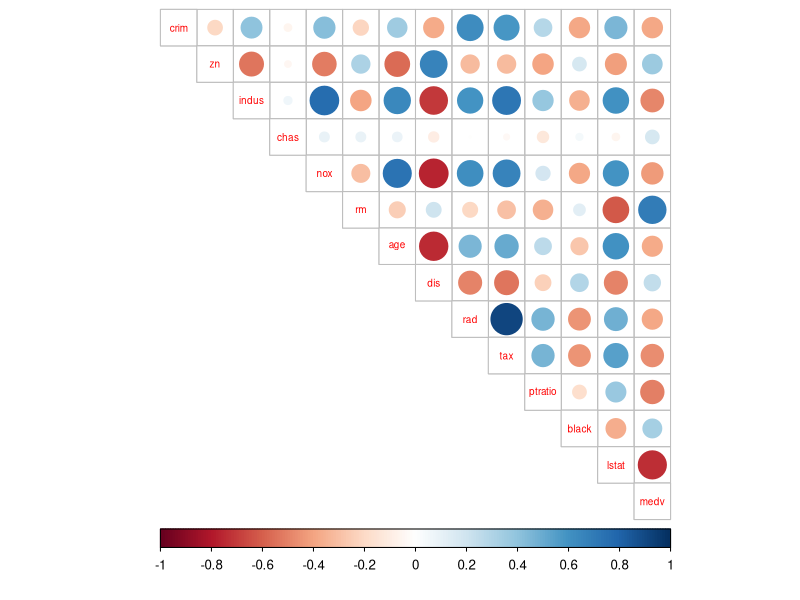
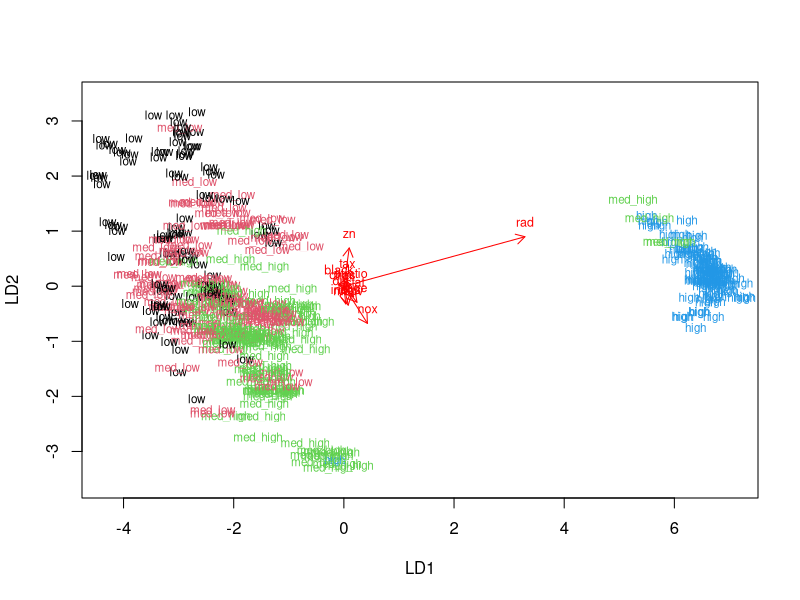
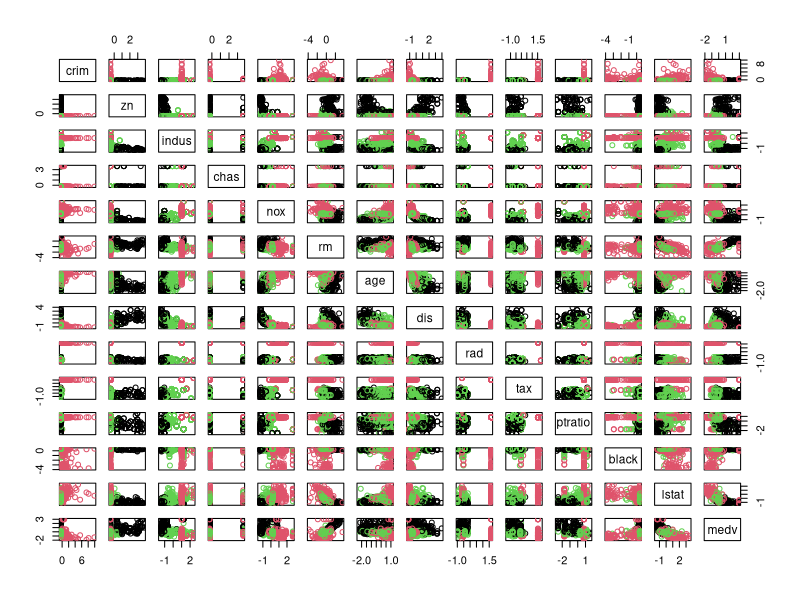
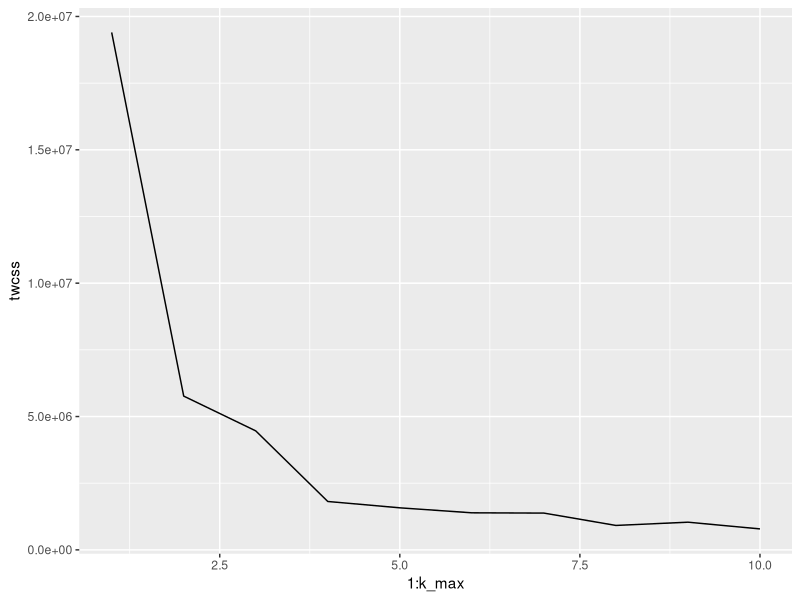
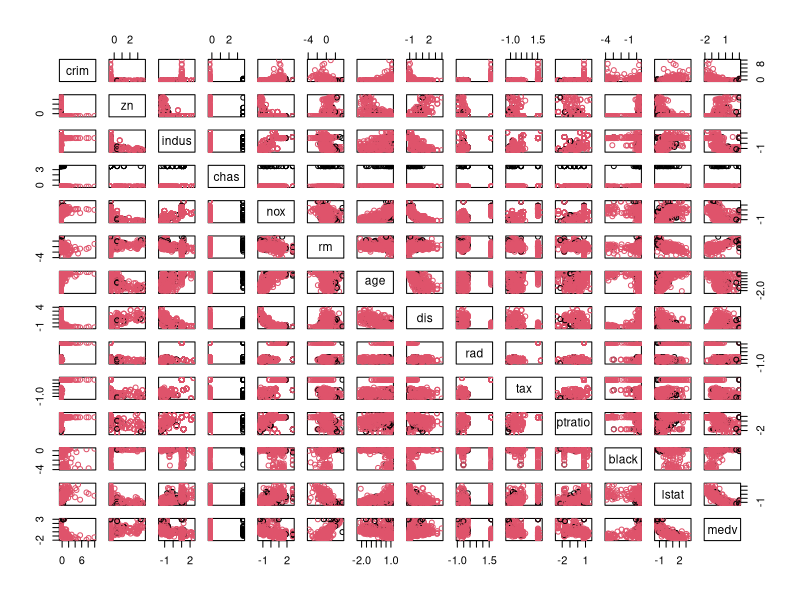

Generate these figures, in order, with R:
## ---- chunk 1
library(MASS)
library(dplyr)
library(tidyr)
library(ggplot2)
library(GGally)
library(corrplot)
## ---- chunk 2
data("Boston")
## ---- chunk 3
str(Boston)
dim(Boston)
## ---- chunk 4
summary(Boston)

## ---- chunk 5
cor_matrix <- cor(Boston)

cor_matrix %>% round(2)

"VISUALIZING the correlations"

corrplot(cor_matrix, method="circle", type = "upper", cl.pos = "b", tl.pos = "d", tl.cex = 0.6)
## ---- chunk 6
boston_scaled <- scale(Boston)

summary(boston_scaled)
## ---- chunk 7
boston_scaled <- as.data.frame(boston_scaled)

bins <- quantile(boston_scaled$crim)

crime <- cut(boston_scaled$crim, breaks = bins, labels = c("low","med_low","med_high","high"), include.lowest = TRUE)

boston_scaled <- dplyr::select(boston_scaled, -crim)

boston_scaled <- data.frame(boston_scaled, crime)

nrow(boston_scaled)
n <- nrow(boston_scaled)

ind <- sample(n,  size = n * 0.8)

train <- boston_scaled[ind,]

test <- boston_scaled[-ind,]

correct_classes <- test$crime

test <- dplyr::select(test, -crime)

summary(test)
## ---- chunk 8
lda.fit <- lda(crime ~ ., data = train)

lda.fit
## ---- chunk 9
lda.arrows <- function(x, myscale = 1, arrow_heads = 0.1, color = "red", tex = 0.75, choices = c(1,2)){
  heads <- coef(x)
  arrows(x0 = 0, y0 = 0, 
         x1 = myscale * heads[,choices[1]], 
         y1 = myscale * heads[,choices[2]], col=color, length = arrow_heads)
  text(myscale * heads[,choices], labels = row.names(heads), 
       cex = tex, col=color, pos=3)
}

classes <- as.numeric(train$crime)

plot(lda.fit, dimen = 2, col=classes, pch=classes)
lda.arrows(lda.fit, myscale = 1)
## ---- chunk 10

lda.pred <- predict(lda.fit, newdata = test)

table(correct = correct_classes, predicted = lda.pred$class)
## ---- chunk 11
data(Boston)

boston_scaled_2 <- scale(Boston)

str(boston_scaled_2)

dim(boston_scaled_2)
## ---- chunk 12
dist_eu <- dist(boston_scaled_2)
summary(dist_eu)
## ---- chunk 13
dist_man <- dist(boston_scaled_2, method = "manhattan")

summary(dist_eu)
## ---- chunk 14
km <- kmeans(boston_scaled_2, centers = 3)

pairs(boston_scaled_2, col = km$cluster)
## ---- chunk 15
k_max <- 10

twcss <- sapply(1:k_max, function(k){kmeans(Boston, k)$tot.withinss})

qplot(x = 1:k_max, y = twcss, geom = 'line')

## ---- chunk 16

km <- kmeans(boston_scaled_2, centers = 2)

pairs(boston_scaled_2, col = km$cluster)

